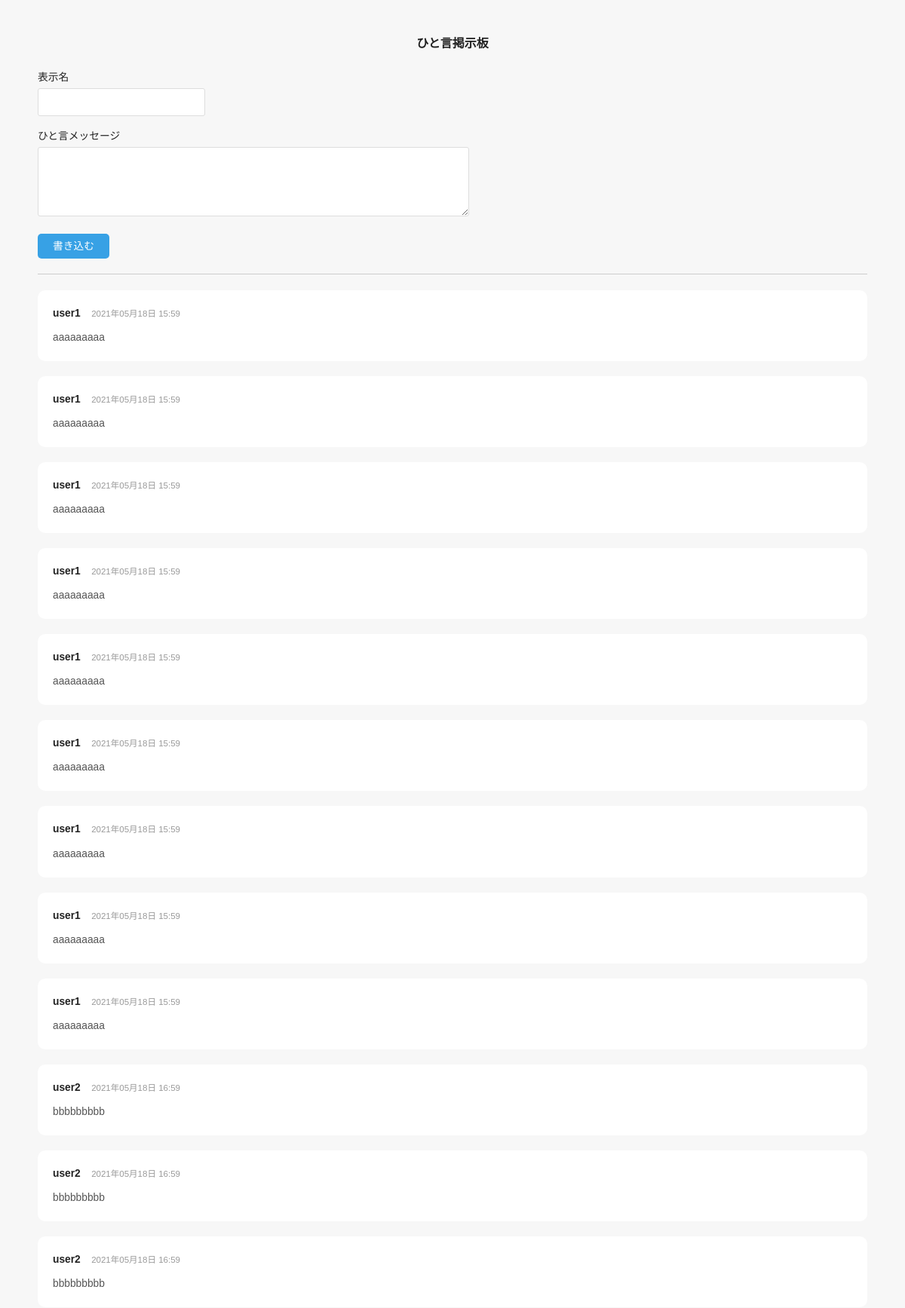
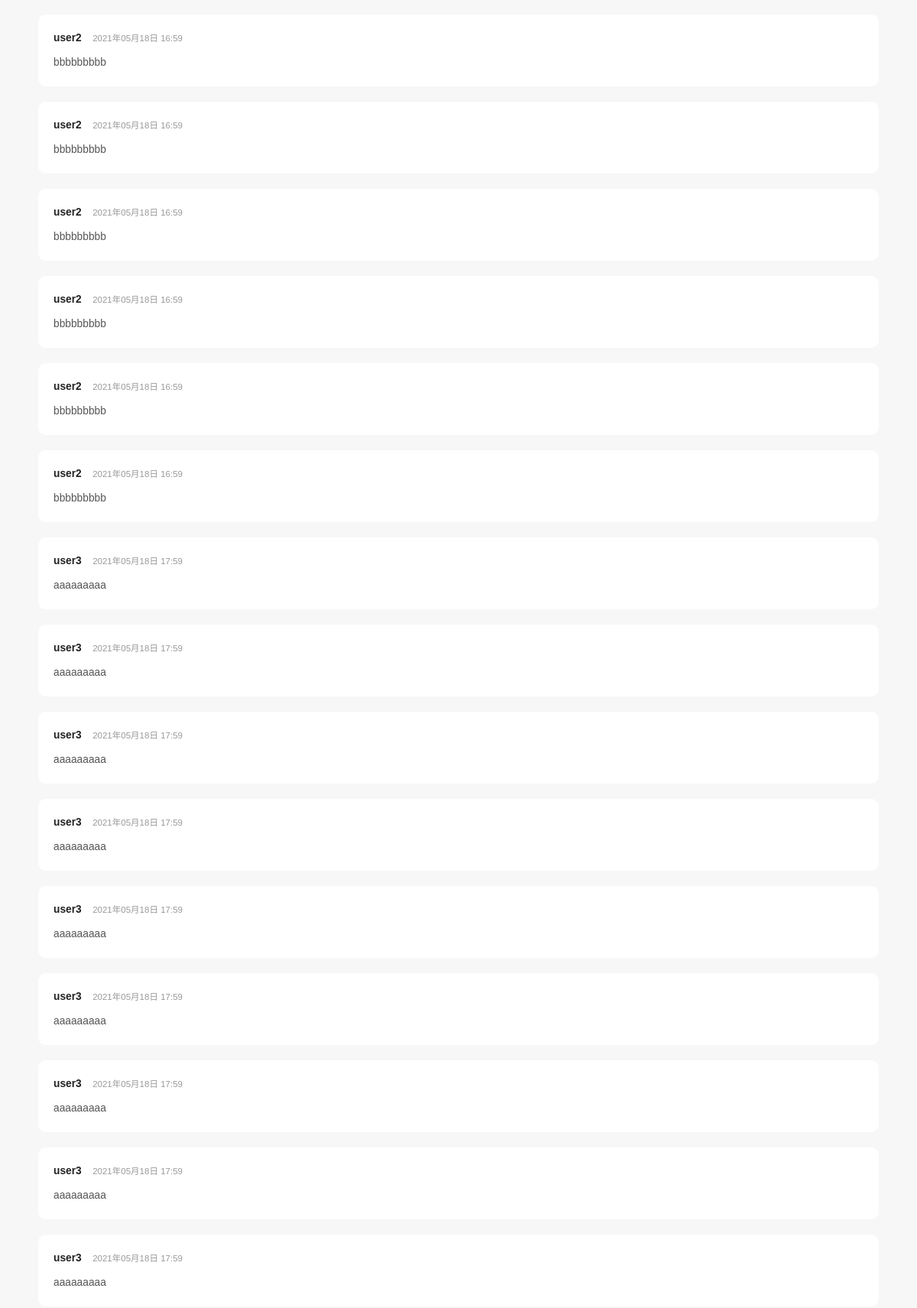
The page / (upper part) on the database its author committed (2 pictures, top to bottom).
### tables this page shows
CREATE TABLE comments (
    id int(10) PRIMARY KEY NOT NULL AUTO_INCREMENT,
    user_name varchar(20) NOT NULL,
    comment VARCHAR(20) NOT NULL,
    post_date datetime NOT NULL
);

### application/controllers/Main.php (called while the page is built, shortened)
<?php
  class Main extends CI_Controller {
    public function __construct() {
      $this->load->model('comment');
      $this->load->helper("url_helper");
    }
    public function index() {
      $this->load->library('session');
      $this->load->helper('form');
      $data["is_succeed"] = $this->session->is_succeed;
      $data["validation_messages"] = $this->session->validation_messages;
      $data["view_name"] = $this->session->view_name;
      $data["message"] = $this->session->comment;
      $data['comments'] = $this->comment->get_comments()->result_array();
		  $this->load->view('main', $data);
    }
  }
?>

### index.php (called while the page is built, shortened)
<?php
require_once BASEPATH.'core/CodeIgniter.php';

### application/models/Comment.php (called while the page is built, shortened)
<?php
  class Comment extends CI_Model {
      public function get_comments($download_num = 0) {
          if ($download_num != 0) {
            return $this->db->select('*')->from('comments')->limit($download_num)->order_by('post_date', 'ASC')->get();
          } else {
            return $this->db->select('*')->from('comments')->order_by('post_date', 'ASC')->get();
          }
      }
  }
?>

### application/views/main.php (the view, shortened to what this page needs)
<!DOCTYPE html>
<html lang="ja">
<head>
</head>
<body>
<h1>ひと言掲示板</h1>
<?php echo form_open('post_comment'); ?>
    <div>
        <label for="view_name">表示名</label>
        <?php echo form_input('view_name', $view_name); ?>
    </div>
    <div>
        <label for="message">ひと言メッセージ</label>
        <?php echo form_textarea('message', $message); ?>
    </div>
    <?php echo form_submit("btn_submit", "書き込む"); ?>
<?php echo form_close(); ?>
<hr>
<section>
<?php if( !empty($comments) ): ?>
<?php foreach ($comments as $comment): ?>
<article>
  <div class="info">
    <h2><?php echo $comment['user_name'];?></h2>
    <time><?php echo date('Y年m月d日 H:i', strtotime($comment['post_date'])); ?></time>
  </div>
  <p><?php echo $comment['comment']; ?></p>
</article>
<?php endforeach ?>
<?php endif; ?>
</section>
</body>
</html>

### application/views/main.php (style rules this page uses)
html, body, div, span, object, iframe, h1, h2, h3, h4, h5, h6, p, blockquote, pre, abbr, address, cite, code, del, dfn, em, img, ins, kbd, q, samp, small, strong, sub, sup, var, b, i, dl, dt, dd, ol, ul, li, fieldset, form, label, legend, table, caption, tbody, tfoot, thead, tr, th, td, article, aside, canvas, details, figcaption, figure, footer, header, hgroup, menu, nav, section, summary, time, mark, audio, video { margin:0; padding:0; border:0; outline:0; font-size:100%; vertical-align:baseline; background:transparent; }
body { line-height:1; }
article,aside,details,figcaption,figure, footer,header,hgroup,menu,nav,section { display:block; }
hr { display:block; height:1px; border:0; border-top:1px solid #cccccc; margin:1em 0; padding:0; }
input, select { vertical-align:middle; }
body { padding: 50px; font-size: 100%; font-family:'ヒラギノ角ゴ Pro W3','Hiragino Kaku Gothic Pro','メイリオ',Meiryo,'ＭＳ Ｐゴシック',sans-serif; color: #222; background: #f7f7f7; }
h1 { margin-bottom: 30px; font-size: 100%; color: #222; text-align: center; }
label { display: block; margin-bottom: 7px; font-size: 86%; }
input[type="text"], textarea { margin-bottom: 20px; padding: 10px; font-size: 86%; border: 1px solid #ddd; border-radius: 3px; background: #fff; }
input[type="text"] { width: 200px; }
textarea { width: 50%; max-width: 50%; height: 70px; }
input[type="submit"] { appearance: none; -webkit-appearance: none; padding: 10px 20px; color: #fff; font-size: 86%; line-height: 1.0em; cursor: pointer; border: none; border-radius: 5px; background-color: #37a1e5; }
hr { margin: 20px 0; padding: 0; }
article { margin-top: 20px; padding: 20px; border-radius: 10px; background: #fff; }
.info { margin-bottom: 10px; }
.info h2 { display: inline-block; margin-right: 10px; color: #222; line-height: 1.6em; font-size: 86%; }
.info time { color: #999; line-height: 1.6em; font-size: 72%; }
article p { color: #555; font-size: 86%; line-height: 1.6em; }

### rows shown on the page
comments: user_name "user1", post_date "2021年05月18日 15:59", comment "aaaaaaaaa"
comments: user_name "user1", post_date "2021年05月18日 15:59", comment "aaaaaaaaa"
comments: user_name "user1", post_date "2021年05月18日 15:59", comment "aaaaaaaaa"
comments: user_name "user1", post_date "2021年05月18日 15:59", comment "aaaaaaaaa"
comments: user_name "user1", post_date "2021年05月18日 15:59", comment "aaaaaaaaa"
comments: user_name "user1", post_date "2021年05月18日 15:59", comment "aaaaaaaaa"
comments: user_name "user1", post_date "2021年05月18日 15:59", comment "aaaaaaaaa"
comments: user_name "user1", post_date "2021年05月18日 15:59", comment "aaaaaaaaa"
comments: user_name "user1", post_date "2021年05月18日 15:59", comment "aaaaaaaaa"
comments: user_name "user2", post_date "2021年05月18日 16:59", comment "bbbbbbbbb"
comments: user_name "user2", post_date "2021年05月18日 16:59", comment "bbbbbbbbb"
comments: user_name "user2", post_date "2021年05月18日 16:59", comment "bbbbbbbbb"
comments: user_name "user2", post_date "2021年05月18日 16:59", comment "bbbbbbbbb"
comments: user_name "user2", post_date "2021年05月18日 16:59", comment "bbbbbbbbb"
comments: user_name "user2", post_date "2021年05月18日 16:59", comment "bbbbbbbbb"
comments: user_name "user2", post_date "2021年05月18日 16:59", comment "bbbbbbbbb"
comments: user_name "user2", post_date "2021年05月18日 16:59", comment "bbbbbbbbb"
comments: user_name "user2", post_date "2021年05月18日 16:59", comment "bbbbbbbbb"
comments: user_name "user3", post_date "2021年05月18日 17:59", comment "aaaaaaaaa"
comments: user_name "user3", post_date "2021年05月18日 17:59", comment "aaaaaaaaa"
comments: user_name "user3", post_date "2021年05月18日 17:59", comment "aaaaaaaaa"
comments: user_name "user3", post_date "2021年05月18日 17:59", comment "aaaaaaaaa"
comments: user_name "user3", post_date "2021年05月18日 17:59", comment "aaaaaaaaa"
comments: user_name "user3", post_date "2021年05月18日 17:59", comment "aaaaaaaaa"
comments: user_name "user3", post_date "2021年05月18日 17:59", comment "aaaaaaaaa"
comments: user_name "user3", post_date "2021年05月18日 17:59", comment "aaaaaaaaa"
comments: user_name "user3", post_date "2021年05月18日 17:59", comment "aaaaaaaaa"
